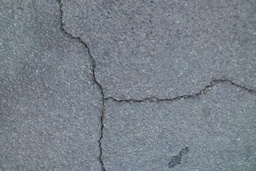
#> input picture example/065.jpg, 256 x 171 px, shrunk from 480 x 320 before the run, found by its file name
$ python test9.py   (older library calls are emulated)
#> lines starting #> are read from the running program, lines starting #| are printed output that depends on the picture; after the words box and inside, x2 and y2 are one past the last pixel; in counts of white or black regions, pixels touching at a corner belong together
# test9 => improve from test7 with gradient
import cv2
import os
import math
import numpy as np
import matplotlib.pyplot as plt
from scipy import ndimage

def overlay_mask_on_image(image, mask, color=(255, 0, 0), alpha=0.5):
    """
    Overlay binary mask on image.
    - image: BGR uint8 image
    - mask: binary or grayscale mask (0 or 255)
    - color: overlay color in BGR
    - alpha: transparency (0–1)
    """
    overlay = image.copy()
    mask_bool = mask > 0

    # Apply color only where mask is True
    overlay[mask_bool] = (
        (1 - alpha) * overlay[mask_bool] +
        alpha * np.array(color, dtype=np.uint8)
    )

    return overlay.astype(np.uint8)

def crack_detection(image_input, output_dir="result"):
#> called with output_dir = 'bitplane_results'
    os.makedirs(output_dir, exist_ok=True)

    if isinstance(image_input, str):
        original_color = cv2.imread(image_input)
#> original_color is the input picture: shape (171, 256, 3); mean B, G, R 139, 129.6, 120.6
        gray = cv2.imread(image_input, cv2.IMREAD_GRAYSCALE)
#> gray: shape (171, 256); min 29, max 193, mean 127.9
        if gray is None:
            raise FileNotFoundError(f"Could not read image from path: {image_input}")
    # If input is image array
    elif isinstance(image_input, np.ndarray):
        original_color = image_input.copy()
        if image_input.ndim == 3:  # Color image (BGR)
            gray = cv2.cvtColor(image_input, cv2.COLOR_BGR2GRAY)
        elif image_input.ndim == 2:  # Already grayscale
            gray = image_input
        else:
            raise ValueError(f"Invalid image array shape: {image_input.shape}. Expected 2D or 3D.")
    else:
        raise TypeError(f"Unsupported input type: {type(image_input)}. Must be str (path) or np.ndarray (image).")

    gray_norm = gray.astype(np.float32) / 255.0

    # Gaussian blur and enhancement
    sigma = 11
    blur = cv2.GaussianBlur(gray_norm, (2 * math.ceil(2 * sigma) + 1,) * 2, sigma)
    enhanced = cv2.subtract(gray_norm, blur)

    # Histogram clipping
    high = np.percentile(enhanced, 50)
#> high = 0.00168
    enhanced = np.clip(enhanced, None, high)
    enhanced = (enhanced - enhanced.min()) / (enhanced.max() - enhanced.min() + 1e-8)

    # Sobel
    sobel_ksize = 9
    sobelx = cv2.Sobel(enhanced, cv2.CV_64F, 1, 0, ksize=sobel_ksize)
    sobely = cv2.Sobel(enhanced, cv2.CV_64F, 0, 1, ksize=sobel_ksize)
    mag = np.hypot(sobelx, sobely)
    ang = np.arctan2(sobely, sobelx)
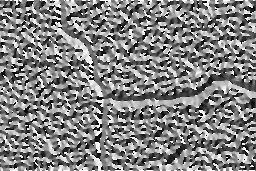
#> ang: shape (171, 256) float64; min -3.14, max 3.14, mean 0.0656; drawn with min black and max white

    threshold = 3 * np.mean(mag)
#> threshold = 1490
    mag[mag < threshold] = 0

    # Oriented Non-Maximum Suppression
    def non_max_suppression(data, win):
        data_max = ndimage.maximum_filter(data, footprint=win, mode="constant")
        data_max[data != data_max] = 0
        return data_max

    def orientated_non_max_suppression(mag, ang):
        ang_quant = np.round(ang / (np.pi / 4)) % 4
        wins = [
            np.array([[0, 0, 0], [1, 1, 1], [0, 0, 0]]),  # E
            np.array([[1, 0, 0], [0, 1, 0], [0, 0, 1]]),  # SE
            np.array([[0, 1, 0], [0, 1, 0], [0, 1, 0]]),  # S
            np.array([[0, 0, 1], [0, 1, 0], [1, 0, 0]]),  # SW
        ]
        result = np.zeros_like(mag)
        for i, win in enumerate(wins):
            suppressed = non_max_suppression(mag, win)
            result[ang_quant == i] = suppressed[ang_quant == i]
        return result

    mag_nms = orientated_non_max_suppression(mag, ang)

    high_thresh = 0.5 * mag_nms.max()
#> high_thresh = 2658.7
    low_thresh = 0.2 * mag_nms.max()
#> low_thresh = 1063.5

    edges = np.zeros_like(mag_nms, dtype=np.uint8)
    edges[mag_nms > high_thresh] = 255
    edges = cv2.dilate(edges, np.ones((5, 5), np.uint8), iterations=1)
    edges[mag_nms > low_thresh] = np.where(edges[mag_nms > low_thresh] > 0, 255, 0)
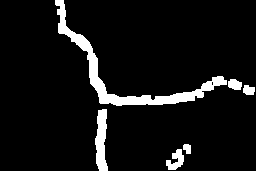
#> edges: shape (171, 256); 7.3% white; 6 white regions, box (x1, y1, x2, y2) and area: (55, 0, 227, 106) 2130, (95, 109, 108, 171) 571, (166, 149, 184, 170) 218, (228, 79, 242, 90) 122, (243, 85, 255, 95) 97, (183, 144, 191, 154) 65

    # Morphological operations
    close_ksize = 25
    open_ksize = 6
    kernel_close = cv2.getStructuringElement(
        cv2.MORPH_ELLIPSE, (close_ksize, close_ksize)
    )
    kernel_open = cv2.getStructuringElement(cv2.MORPH_ELLIPSE, (open_ksize, open_ksize))

    binary_mask = cv2.morphologyEx(edges, cv2.MORPH_CLOSE, kernel_close)
#> binary_mask: shape (171, 256); 8.4% white; 2 white regions, box (x1, y1, x2, y2) and area: (55, 0, 256, 171) 3260, (166, 144, 191, 171) 398
    binary_mask = cv2.morphologyEx(binary_mask, cv2.MORPH_OPEN, kernel_open)
#> binary_mask: shape (171, 256); 8.3% white; 2 white regions, box (x1, y1, x2, y2) and area: (56, 0, 256, 171) 3249, (167, 145, 192, 171) 397
    final_mask = cv2.morphologyEx(binary_mask, cv2.MORPH_CLOSE, kernel_close)
#> final_mask: shape (171, 256); 8.4% white; 2 white regions, box (x1, y1, x2, y2) and area: (56, 0, 256, 171) 3271, (167, 145, 192, 171) 397
#| Org: <class 'numpy.ndarray'> - Size: (171, 256, 3)
#| Mask: <class 'numpy.ndarray'> - Size: (171, 256)
#> in test_bitplane_reflection_inpainting, `mask_dilated = cv2.dilate(final_mask, kernel, iterations=1)`: mask_dilated: shape (171, 256); 13.4% white; 2 white regions, box (x1, y1, x2, y2) and area: (53, 0, 256, 171) 5238, (164, 142, 195, 171) 618

    cv2.imwrite(os.path.join(output_dir, "binary_crack_map.png"), final_mask)

    return original_color, final_mask

def inpaint_bitplane_reflection(original_img, mask,
                                window_size=21,         # Local window for gradient analysis
                                stride=5,
                                priority="horizontal",
                                gaussian_ksize=11,
                                gaussian_sigma=1.0):
    """
    Adaptive bit-plane reflection inpainting using local gradient orientation.
    - For each crack pixel, analyze local gradient to determine crack direction
    - If crack is horizontal → prefer vertical reflection (copy from above/below)
    - If crack is vertical → prefer horizontal reflection (copy from left/right)
    - Final Gaussian on original crack areas
    """
#> called with window_size = 125, stride = 5, priority = 'horizontal', gaussian_ksize = 5, gaussian_sigma = 0.2
    img = original_img.copy().astype(np.uint8)
    h, w = img.shape[:2]
#> h = 171; w = 256

    if img.ndim == 2:
        img = cv2.cvtColor(img, cv2.COLOR_GRAY2BGR).astype(np.uint8)
        was_grayscale = True
        channels = 3
    else:
        was_grayscale = False
        channels = img.shape[2]
#> channels = 3

    mask_bool = (mask > 127)
    if mask_bool.ndim == 3:
        mask_bool = mask_bool.squeeze()

    original_mask_bool = mask_bool.copy()

    half_win = window_size // 2

    # Precompute gradient magnitude and angle on grayscale version
    gray = cv2.cvtColor(img, cv2.COLOR_BGR2GRAY) if channels == 3 else img.squeeze()
    sobelx = cv2.Sobel(gray, cv2.CV_64F, 1, 0, ksize=3)
    sobely = cv2.Sobel(gray, cv2.CV_64F, 0, 1, ksize=3)
    grad_mag = np.hypot(sobelx, sobely)
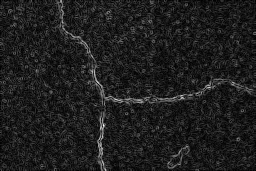
#> grad_mag: shape (171, 256) float64; min 0, max 489.9, mean 58.6; drawn with min black and max white
    grad_ang = np.arctan2(sobely, sobelx)  # -pi to pi
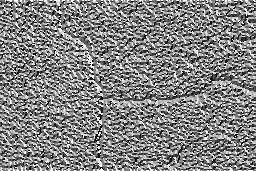
#> grad_ang: shape (171, 256) float64; min -3.13, max 3.14, mean 0.103; drawn with min black and max white

    result = np.zeros_like(img)

    for c in range(channels):
        channel = img[:, :, c]
        bit_planes = [(channel & (1 << b)) >> b for b in range(8)]

        processed_planes = []
        for bp in bit_planes:
            bp_processed = bp.copy()
            mask_processed = mask_bool.copy()

            for y in range(half_win, h - half_win, stride):
                for x in range(half_win, w - half_win, stride):
                    y1 = y - half_win
                    y2 = y + half_win + 1
                    x1 = x - half_win
                    x2 = x + half_win + 1

                    mask_window = mask_processed[y1:y2, x1:x2]
                    if not np.any(mask_window):
                        continue

                    # Local gradient in window
                    local_ang = grad_ang[y1:y2, x1:x2]
                    local_mag = grad_mag[y1:y2, x1:x2]

                    # Weighted average angle (stronger gradients count more)
                    angles = local_ang.flatten()
                    weights = local_mag.flatten()
                    if np.sum(weights) > 0:
                        mean_angle = np.arctan2(np.sum(weights * np.sin(angles)),
                                                np.sum(weights * np.cos(angles)))
                    else:
                        mean_angle = 0

                    # Dominant direction: horizontal gradient → vertical crack → prefer horizontal reflection
                    # vertical gradient → horizontal crack → prefer vertical reflection
                    if abs(np.cos(mean_angle)) > abs(np.sin(mean_angle)):  # more horizontal gradient
                        directions = ['vertical', 'horizontal']
                    elif abs(np.cos(mean_angle)) < abs(np.sin(mean_angle)):
                        directions = ['horizontal', 'vertical']
                    else:
                        if priority == "horizontal":
                            directions = ['horizontal', 'vertical']
                        else:
                            directions = ['vertical', 'horizontal']

                    for ry in range(window_size):
                        for rx in range(window_size):
                            if not mask_window[ry, rx]:
                                continue

                            py = y1 + ry
                            px = x1 + rx

                            filled = False
                            for dir in directions:
                                if dir == 'horizontal':
                                    refl_rx = 2 * half_win - rx
                                    refl_ry = ry
                                else:
                                    refl_rx = rx
                                    refl_ry = 2 * half_win - ry

                                source_y = y1 + refl_ry
                                source_x = x1 + refl_rx

                                if 0 <= source_y < h and 0 <= source_x < w:
                                    if not mask_processed[source_y, source_x]:
                                        bp_processed[py, px] = bp[source_y, source_x]
                                        mask_processed[py, px] = False
                                        filled = True
                                        break

            processed_planes.append(bp_processed)

        # Reconstruct channel
        reconstructed = np.zeros((h, w), dtype=np.uint8)
        for b in range(8):
            reconstructed |= (processed_planes[b] << b)

        result[:, :, c] = reconstructed
#> this loop made 3 passes
#> pass 1, in inpaint_bitplane_reflection, `channel = img[:, :, c]`:
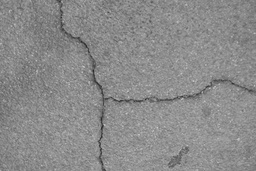
#> channel: shape (171, 256); min 40, max 205, mean 139
#> after the loop:
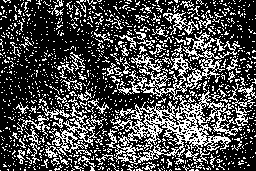
#> bp_processed: shape (171, 256); values 0 (black) and 1 (white), 29.8% white in thin lines or dots
#> after the loop: mask_processed: shape (171, 256) bool; 0.11% white in thin lines or dots, all inside (x1, y1, x2, y2) = (96, 84, 256, 171)

    # Final Gaussian smoothing on original crack regions
    if gaussian_ksize > 1:
        print(f"Applying targeted Gaussian blur (ksize={gaussian_ksize}, sigma={gaussian_sigma})...")
        blurred = cv2.GaussianBlur(result, (gaussian_ksize, gaussian_ksize), gaussian_sigma)

        crack_mask_3d = original_mask_bool[..., np.newaxis] if channels > 1 else original_mask_bool
        if channels > 1:
            crack_mask_3d = np.repeat(crack_mask_3d, channels, axis=2)

        result[crack_mask_3d] = blurred[crack_mask_3d]

    if was_grayscale:
        result = cv2.cvtColor(result, cv2.COLOR_BGR2GRAY)

    return result

# ==================== Test Function ====================
def test_bitplane_reflection_inpainting(image_path, output_dir="bitplane_results"):
    os.makedirs(output_dir, exist_ok=True)

    original, final_mask = crack_detection(image_path, output_dir)

    print(f"Org: {type(original)} - Size: {original.shape}")
    print(f"Mask: {type(final_mask)} - Size: {final_mask.shape}")

    kernel = cv2.getStructuringElement(cv2.MORPH_ELLIPSE, (7, 7))
    mask_dilated = cv2.dilate(final_mask, kernel, iterations=1)

    print("Running your BIT-PLANE REFLECTION INPAINTING...")
    inpainted = inpaint_bitplane_reflection(original, mask_dilated,
                                            window_size=125,
                                            stride=5,
                                            priority='horizontal',
                                            gaussian_ksize=5,
                                            gaussian_sigma=0.2)

    cv2.imwrite(os.path.join(output_dir, "bitplane_result.jpg"), inpainted)

    overlay_org = overlay_mask_on_image(original, mask_dilated,
                                color=(0, 0, 255),  # red in BGR
                                alpha=0.5)
    overlay_inp = overlay_mask_on_image(inpainted, mask_dilated,
                                color=(0, 0, 255),  # red in BGR
                                alpha=0.5)

    plt.figure(figsize=(18, 6))

    plt.subplot(1, 5, 1)
    plt.title("Original")
    plt.imshow(cv2.cvtColor(original, cv2.COLOR_BGR2RGB))
    plt.axis('off')

    plt.subplot(1, 5, 2)
    plt.title("Crack Mask")
    plt.imshow(mask_dilated, cmap='gray')
    plt.axis('off')

    plt.subplot(1, 5, 3)
    plt.title("Mask Overlay")
    plt.imshow(cv2.cvtColor(overlay_org, cv2.COLOR_BGR2RGB))
    plt.axis('off')

    plt.subplot(1, 5, 4)
    plt.title("Bit-Plane Inpainting")
    plt.imshow(cv2.cvtColor(inpainted, cv2.COLOR_BGR2RGB))
    plt.axis('off')

    plt.subplot(1, 5, 5)
    plt.title("Overlay Bit-Plane Inpainting")
    plt.imshow(cv2.cvtColor(overlay_inp, cv2.COLOR_BGR2RGB))
    plt.axis('off')

    plt.tight_layout()
    plt.savefig(f"{output_dir}/grid.png")
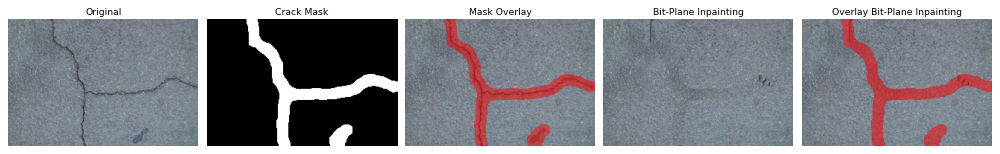
#> figure drawn by matplotlib, 5 panels
    plt.show()

    return inpainted


if __name__ == "__main__":
    image_path = "D:/University/Computer Vision/BTL/example/065.jpg"
    # image_path = "real_life_image/jpg/2025_12_27_17_45_IMG_6463.jpg"
    # image_path = "real_life_image/jpg/2025_12_27_17_49_IMG_6476.jpg"
    # image_path = "D:/University/Computer Vision/BTL/example/crack2.jpg"
    test_bitplane_reflection_inpainting(image_path)

$ run again, with real_life_image/jpg/2025_12_27_17_45_IMG_6463.jpg copied over example/065.jpg
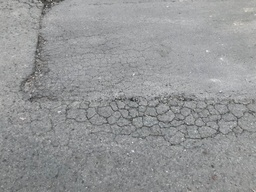
#> input picture real_life_image/jpg/2025_12_27_17_45_IMG_6463.jpg, 256 x 192 px, shrunk from 4032 x 3024 before the run, found by its file name
#> in crack_detection, original_color is the input picture: shape (192, 256, 3); mean B, G, R 151.4, 150.3, 149.2
#> high = 0.00379
#> threshold = 1611.7
#> high_thresh = 2985.1
#> low_thresh = 1194
#> in crack_detection, `edges[mag_nms > low_thresh] = np.where(edges[mag_nms > low_thresh] > 0..`:
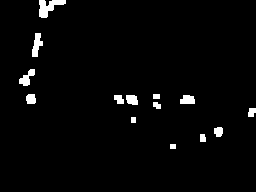
#> edges: shape (192, 256); 2.5% white; 14 white regions, largest, box (x1, y1, x2, y2) and area: (39, 0, 66, 18) 257, (32, 33, 43, 57) 158, (19, 69, 35, 86) 138
#> final_mask: shape (192, 256); 3.7% white; 6 white regions, box (x1, y1, x2, y2) and area: (115, 95, 171, 116) 608, (20, 29, 44, 105) 517, (40, 0, 67, 23) 306, (201, 128, 224, 143) 187, (173, 96, 196, 105) 135, (249, 109, 256, 118) 55
#| Org: <class 'numpy.ndarray'> - Size: (192, 256, 3)
#| Mask: <class 'numpy.ndarray'> - Size: (192, 256)
#> mask_dilated: shape (192, 256); 6.9% white; 5 white regions, box (x1, y1, x2, y2) and area: (112, 92, 199, 119) 1313, (17, 26, 47, 108) 1068, (37, 0, 70, 26) 492, (198, 125, 227, 146) 388, (246, 106, 256, 121) 129
#> in overlay_mask_on_image (call 2), `overlay[mask_bool] = ( (1 - alpha) * overlay[mask_bool] + alpha * np.a..`:
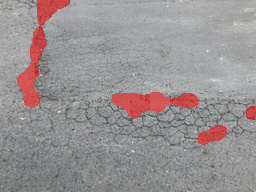
#> overlay: shape (192, 256, 3); mean B, G, R 147.1, 146, 153.7

$ run again, with real_life_image/jpg/2025_12_27_17_49_IMG_6476.jpg copied over example/065.jpg
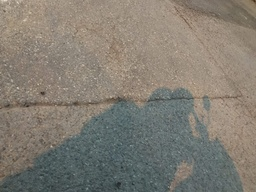
#> input picture real_life_image/jpg/2025_12_27_17_49_IMG_6476.jpg, 256 x 192 px, shrunk from 4032 x 3024 before the run, found by its file name
#> in crack_detection, original_color is the input picture: shape (192, 256, 3); mean B, G, R 114.8, 124.8, 130.2
#> high = 0.000698
#> threshold = 1368.1
#> high_thresh = 2610.1
#> low_thresh = 1044.1
#> in crack_detection, `edges[mag_nms > low_thresh] = np.where(edges[mag_nms > low_thresh] > 0..`:
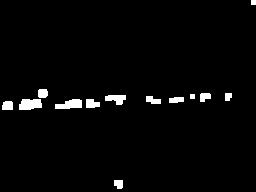
#> edges: shape (192, 256); 2.5% white; 13 white regions, largest, box (x1, y1, x2, y2) and area: (19, 99, 42, 110) 215, (55, 99, 82, 109) 195, (105, 95, 126, 105) 145
#> final_mask: shape (192, 256); 3.4% white; 5 white regions, box (x1, y1, x2, y2) and area: (0, 90, 126, 111) 1234, (190, 94, 232, 103) 209, (146, 97, 182, 105) 136, (115, 181, 124, 192) 88, (252, 0, 256, 6) 22
#| Org: <class 'numpy.ndarray'> - Size: (192, 256, 3)
#| Mask: <class 'numpy.ndarray'> - Size: (192, 256)
#> mask_dilated: shape (192, 256); 6.5% white; 5 white regions, box (x1, y1, x2, y2) and area: (0, 87, 129, 114) 2038, (187, 91, 235, 106) 502, (143, 94, 185, 108) 388, (112, 178, 127, 192) 191, (249, 0, 256, 9) 54
#> in overlay_mask_on_image (call 2), `overlay[mask_bool] = ( (1 - alpha) * overlay[mask_bool] + alpha * np.a..`:
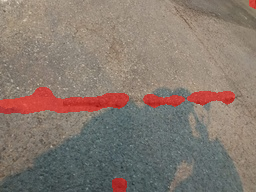
#> overlay: shape (192, 256, 3); mean B, G, R 111.4, 121.1, 134.6
